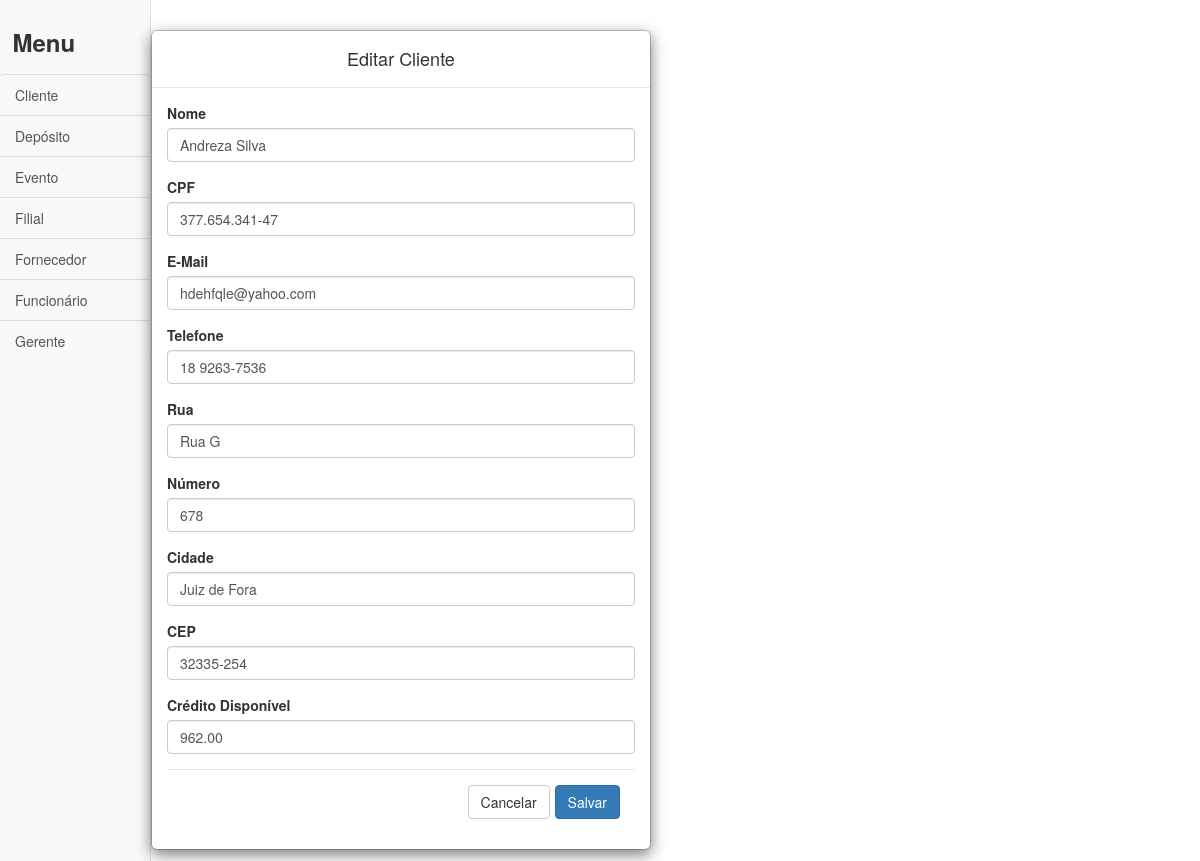
The page /Códigos/edit/cliente.php?id=1 on the database its author committed.
### tables this page shows
CREATE TABLE cliente (
	credito_disponivel 	NUMERIC(10,2),
	id_pessoa 			INTEGER	 		PRIMARY KEY,
	FOREIGN KEY(id_pessoa) REFERENCES pessoa (id_pessoa)
);

CREATE TABLE pessoa (
	cidade 		VARCHAR(200),
	cep 		CHAR(9),
	numero 		INTEGER,
	rua 		VARCHAR(200),
	cpf 		VARCHAR(14),
	telefone 	VARCHAR(12),
	email 		VARCHAR(200),
	nome 		VARCHAR(200),
	id_pessoa 	INTEGER			PRIMARY KEY 	AUTO_INCREMENT
);

### Códigos/edit/cliente.php (the view, shortened to what this page needs)
<!DOCTYPE html>
<html lang="en">
<head>
	<?php
		include("../header.php");
	?>
</head>
<body>
	<div class="d-flex" id="wrapper">
		<?php
			include_once("../conection.php");
			include("../sidebar_aux.php");
			$id_pessoa = $_GET['id'];
			$sql = "SELECT 		c.id_pessoa, p.nome, p.email, p.telefone,
								p.cpf, p.rua, p.numero, p.cidade, p.cep,
								c.credito_disponivel
					FROM cliente c
					INNER JOIN pessoa p
						on c.id_pessoa=p.id_pessoa
					WHERE c.id_pessoa='$id_pessoa'";
			$cliente = mysqli_fetch_array( mysqli_query($conexao, $sql) );
		?>
		<div id="edit">
			<div class="modal-dialog">
				<div class="modal-content">
					<form id="filial" name="filial" action="" method="POST" target="_self">
						<div class="modal-header">
							<h4 class="modal-title">Editar Cliente</h4>
						</div>
						<div class="modal-body">
							<div class="form-group">
								<label>Nome</label>
								<input type="text" name="nome" id="nome" class="form-control" required <?php echo 'value="'.$cliente['nome'].'"'?>>
							</div>
							<div class="form-group">
								<label>CPF</label>
								<input type="text" name="cpf" id="cpf" class="form-control"  onkeypress="mascara(this, '###.###.###-##')" maxlength="14" required <?php echo 'value="'.$cliente['cpf'].'"'?>>
							</div>
							<div class="form-group">
								<label>E-Mail</label>
								<input type="text" name="email" id="email" class="form-control" required <?php echo 'value="'.$cliente['email'].'"'?>>
							</div>
							<div class="form-group">
								<label>Telefone</label>
								<input type="text" name="telefone" id="telefone" class="form-control"  onkeypress="mascara(this, '## ####-####')" maxlength="12" required <?php echo 'value="'.$cliente['telefone'].'"'?>>
							</div>
							<div class="form-group">
								<label>Rua</label>
								<input type="text" name="rua" id="rua" class="form-control" required <?php echo 'value="'.$cliente['rua'].'"'?>>
							</div>
							<div class="form-group">
								<label>Número</label>
								<input type="number" name="numero" id="numero" class="form-control" required <?php echo 'value="'.$cliente['numero'].'"'?>></textarea>
							</div>
							<div class="form-group">
								<label>Cidade</label>
								<input type="text" name="cidade" id="cidade" class="form-control" required <?php echo 'value="'.$cliente['cidade'].'"'?>></textarea>
							</div>
							<div class="form-group">
								<label>CEP</label>
								<input type="text" name="cep" id="cep" class="form-control" onkeypress="mascara(this, '#####-###')" maxlength="9" required <?php echo 'value="'.$cliente['cep'].'"'?>></textarea>
							</div>
							<div class="form-group">
								<label>Crédito Disponível</label>
								<input type="text" name="credito_disponivel" id="credito_disponivel" class="dinheiro form-control" onkeypress="mascaraDinheiro(this)" maxlength="11" required <?php echo 'value="'.$cliente['credito_disponivel'].'"'?>></textarea>
							</div>
							<div class="modal-footer">
								<a href="../cliente.php"><span class="btn btn-default" value="Cancelar">Cancelar</span></a>
								<button type="submit" class="btn btn-primary" value="Salvar" name="submit">Salvar</button>
							</div>
						</div>
					</form>
				</div>
			</div>
		</div>
	</div>
</body>
</html>

### Códigos/edit/css/simple-sidebar.css (style rules this page uses)
body { overflow-x: hidden; }

### Códigos/edit/css/styles.css (style rules this page uses)
body { color: #566787; background: #f5f5f5; font-family: 'Varela Round', sans-serif; font-size: 13px; }

### rows shown on the page
cliente: nome "Andreza Silva", cpf "377.654.341-47", email "hdehfqle@yahoo.com", telefone "18 9263-7536", rua "Rua G", numero "678", cidade "Juiz de Fora", cep "32335-254", credito_disponivel "962.00"
